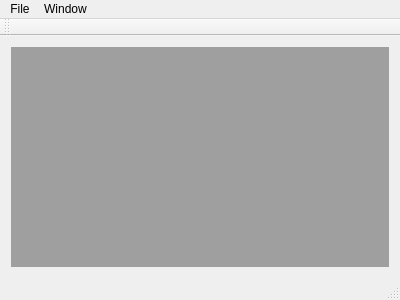
<?xml version="1.0" encoding="UTF-8"?>
<ui version="4.0">
 <class>MainWindow</class>
 <widget class="QMainWindow" name="MainWindow">
  <property name="geometry">
   <rect>
    <x>0</x>
    <y>0</y>
    <width>400</width>
    <height>300</height>
   </rect>
  </property>
  <property name="windowTitle">
   <string>MainWindow</string>
  </property>
  <widget class="QWidget" name="centralWidget">
   <layout class="QHBoxLayout" name="horizontalLayout">
    <item>
     <widget class="QMdiArea" name="mdiArea"/>
    </item>
   </layout>
  </widget>
  <widget class="QMenuBar" name="menuBar">
   <property name="geometry">
    <rect>
     <x>0</x>
     <y>0</y>
     <width>400</width>
     <height>22</height>
    </rect>
   </property>
   <widget class="QMenu" name="menuFile">
    <property name="title">
     <string>File</string>
    </property>
    <addaction name="actionLoad_Plugin"/>
   </widget>
   <widget class="QMenu" name="menuWindow">
    <property name="title">
     <string>Window</string>
    </property>
   </widget>
   <addaction name="menuFile"/>
   <addaction name="menuWindow"/>
  </widget>
  <widget class="QToolBar" name="mainToolBar">
   <attribute name="toolBarArea">
    <enum>TopToolBarArea</enum>
   </attribute>
   <attribute name="toolBarBreak">
    <bool>false</bool>
   </attribute>
  </widget>
  <widget class="QStatusBar" name="statusBar"/>
  <action name="actionLoad_Plugin">
   <property name="text">
    <string>Load Plugin</string>
   </property>
  </action>
 </widget>
 <layoutdefault spacing="6" margin="11"/>
 <resources/>
 <connections/>
</ui>
